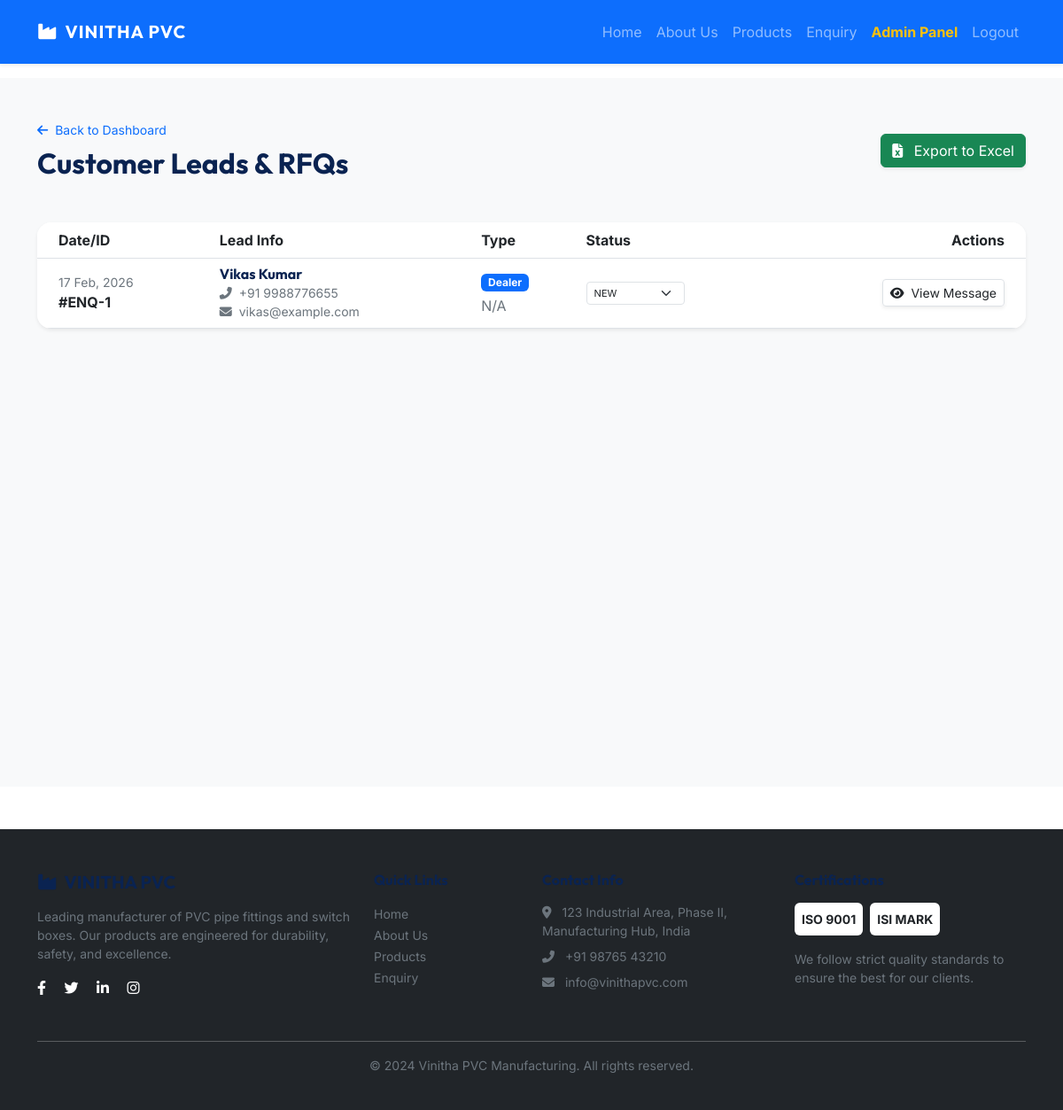
The page /admin/enquiries (signed in) on the database its author committed.
### models/models.py (models this page shows)
class Enquiry(db.Model):
    __tablename__ = 'enquiries'
    id = db.Column(db.Integer, primary_key=True)
    type = db.Column(db.String(20), default='individual') # individual, dealer, rfq
    name = db.Column(db.String(100), nullable=False)
    email = db.Column(db.String(100), nullable=False)
    phone = db.Column(db.String(20), nullable=False)
    company_name = db.Column(db.String(150))
    subject = db.Column(db.String(200))
    message = db.Column(db.Text, nullable=False)
    product_id = db.Column(db.Integer, db.ForeignKey('products.id'))
    status = db.Column(db.String(20), default='new')
    created_at = db.Column(db.DateTime, default=datetime.utcnow)

### admin/routes.py (the view)
@admin_bp.route('/enquiries')
@login_required
def manage_enquiries():
    enquiries = Enquiry.query.order_by(Enquiry.created_at.desc()).all()
    return render_template('admin/enquiries.html', enquiries=enquiries)

### app.py (called while the page is built)
def create_app(config_class=Config):
    app = Flask(__name__)
    app.config.from_object(config_class)
    db.init_app(app)
    csrf = CSRFProtect(app)
    login_manager = LoginManager(app)
    login_manager.login_view = 'admin.login'
    login_manager.login_message_category = 'info'
    @login_manager.user_loader
    def load_user(user_id):
        return User.query.get(int(user_id))
    from routes.main import main_bp
    from admin.routes import admin_bp
    app.register_blueprint(main_bp)
    app.register_blueprint(admin_bp, url_prefix='/admin')
    os.makedirs(app.config['UPLOAD_FOLDER'], exist_ok=True)
    with app.app_context():
        pass
    return app

### templates/admin/enquiries.html (shortened to what this page needs)
{% extends "layout.html" %}
{% block content %}
<div class="bg-light min-vh-100 py-5">
    <div class="container">
        <div class="d-flex justify-content-between align-items-center mb-5">
            <div>
                <a href="{{ url_for('admin.dashboard') }}" class="text-decoration-none small mb-2 d-block"><i
                        class="fas fa-arrow-left me-1"></i> Back to Dashboard</a>
                <h2 class="fw-bold mb-0">Customer Leads & RFQs</h2>
            </div>
            <a href="{{ url_for('admin.export_enquiries') }}" class="btn btn-success shadow-sm">
                <i class="fas fa-file-excel me-2"></i> Export to Excel
            </a>
        </div>
        <div class="card border-0 shadow-sm rounded-4 overflow-hidden">
            <div class="table-responsive">
                <table class="table table-hover align-middle mb-0">
                    <thead class="bg-white">
                        <tr>
                            <th class="ps-4">Date/ID</th>
                            <th>Lead Info</th>
                            <th>Type</th>
                            <th>Status</th>
                            <th class="text-end pe-4">Actions</th>
                        </tr>
                    </thead>
                    <tbody>
                        {% for entry in enquiries %}
                        <tr>
                            <td class="ps-4">
                                <small class="text-secondary d-block">{{ entry.created_at.strftime('%d %b, %Y')
                                    }}</small>
                                <span class="fw-bold fs-small text-dark">#ENQ-{{ entry.id }}</span>
                            </td>
                            <td>
                                <h6 class="fw-bold mb-0">{{ entry.name }}</h6>
                                <div class="small text-secondary"><i class="fas fa-phone-alt me-1"></i> {{ entry.phone
                                    }}</div>
                                <div class="small text-secondary"><i class="fas fa-envelope me-1"></i> {{ entry.email }}
                                </div>
                            </td>
                            <td>
                                {% if entry.type == 'dealer' %}
                                <span class="badge bg-primary">Dealer</span>
                                {% elif entry.type == 'rfq' %}
                                <span class="badge bg-dark">RFQ</span>
                                {% else %}
                                <span class="badge bg-secondary">Individual</span>
                                {% endif %}
                                <div class="x-small text-secondary mt-1">{{ entry.company_name or 'N/A' }}</div>
                            </td>
                            <td>
                                <select class="form-select form-select-sm w-auto" style="font-size: 11px;">
                                    <option value="new" {% if entry.status=='new' %}selected{% endif %}>NEW</option>
                                </select>
                            </td>
                            <td class="text-end pe-4">
                                <button class="btn btn-sm btn-white border shadow-sm" data-bs-toggle="modal"
                                    data-bs-target="#viewEnquiry{{ entry.id }}">
                                    <i class="fas fa-eye me-1"></i> View Message
                                </button>
                            </td>
                        </tr>
                        {% endfor %}
                    </tbody>
                </table>
            </div>
        </div>
    </div>
</div>
{% endblock %}

### static/css/style.css (style rules this page uses)
:root { --primary-color: #0d6efd; --secondary-color: #198754; --dark-blue: #0a2351; --light-bg: #f8f9fa; --accent-color: #20c997; --font-heading: 'Outfit', sans-serif; --font-body: 'Inter', sans-serif; }
body { font-family: var(--font-body); background-color: #ffffff; color: #333; }
h1, h2, h3, h4, h5, h6 { font-family: var(--font-heading); color: var(--dark-blue); font-weight: 700; }

### rows shown on the page
Enquiry: created_at "17 Feb, 2026", id "1", name "Vikas Kumar", phone "+91 9988776655", email "vikas@example.com", type "Dealer", company_name "N/A", status "NEW"
